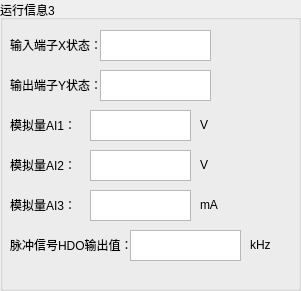
   <widget class="QGroupBox" name="groupBox_9">
    <property name="geometry">
     <rect>
      <x>340</x>
      <y>390</y>
      <width>301</width>
      <height>291</height>
     </rect>
    </property>
    <property name="title">
     <string>运行信息3</string>
    </property>
    <widget class="QLabel" name="dw_42">
     <property name="geometry">
      <rect>
       <x>200</x>
       <y>110</y>
       <width>41</width>
       <height>29</height>
      </rect>
     </property>
     <property name="text">
      <string>V</string>
     </property>
    </widget>
    <widget class="QTextBrowser" name="xState">
     <property name="geometry">
      <rect>
       <x>100</x>
       <y>30</y>
       <width>111</width>
       <height>31</height>
      </rect>
     </property>
     <property name="html">
      <string>&lt;!DOCTYPE HTML PUBLIC &quot;-//W3C//DTD HTML 4.0//EN&quot; &quot;http://www.w3.org/TR/REC-html40/strict.dtd&quot;&gt;
&lt;html&gt;&lt;head&gt;&lt;meta name=&quot;qrichtext&quot; content=&quot;1&quot; /&gt;&lt;style type=&quot;text/css&quot;&gt;
p, li { white-space: pre-wrap; }
&lt;/style&gt;&lt;/head&gt;&lt;body style=&quot; font-family:'SimSun'; font-size:9pt; font-weight:400; font-style:normal;&quot;&gt;
&lt;p style=&quot;-qt-paragraph-type:empty; margin-top:0px; margin-bottom:0px; margin-left:0px; margin-right:0px; -qt-block-indent:0; text-indent:0px;&quot;&gt;&lt;br /&gt;&lt;/p&gt;&lt;/body&gt;&lt;/html&gt;</string>
     </property>
    </widget>
    <widget class="QLabel" name="dw_43">
     <property name="geometry">
      <rect>
       <x>200</x>
       <y>150</y>
       <width>41</width>
       <height>29</height>
      </rect>
     </property>
     <property name="text">
      <string>V</string>
     </property>
    </widget>
    <widget class="QTextBrowser" name="AI_2">
     <property name="geometry">
      <rect>
       <x>90</x>
       <y>150</y>
       <width>101</width>
       <height>31</height>
      </rect>
     </property>
     <property name="html">
      <string>&lt;!DOCTYPE HTML PUBLIC &quot;-//W3C//DTD HTML 4.0//EN&quot; &quot;http://www.w3.org/TR/REC-html40/strict.dtd&quot;&gt;
&lt;html&gt;&lt;head&gt;&lt;meta name=&quot;qrichtext&quot; content=&quot;1&quot; /&gt;&lt;style type=&quot;text/css&quot;&gt;
p, li { white-space: pre-wrap; }
&lt;/style&gt;&lt;/head&gt;&lt;body style=&quot; font-family:'SimSun'; font-size:9pt; font-weight:400; font-style:normal;&quot;&gt;
&lt;p style=&quot;-qt-paragraph-type:empty; margin-top:0px; margin-bottom:0px; margin-left:0px; margin-right:0px; -qt-block-indent:0; text-indent:0px;&quot;&gt;&lt;br /&gt;&lt;/p&gt;&lt;/body&gt;&lt;/html&gt;</string>
     </property>
    </widget>
    <widget class="QLabel" name="s1__lb_58">
     <property name="geometry">
      <rect>
       <x>10</x>
       <y>30</y>
       <width>108</width>
       <height>29</height>
      </rect>
     </property>
     <property name="text">
      <string>输入端子X状态：</string>
     </property>
    </widget>
    <widget class="QLabel" name="s1__lb_59">
     <property name="geometry">
      <rect>
       <x>10</x>
       <y>70</y>
       <width>108</width>
       <height>29</height>
      </rect>
     </property>
     <property name="text">
      <string>输出端子Y状态：</string>
     </property>
    </widget>
    <widget class="QLabel" name="s1__lb_60">
     <property name="geometry">
      <rect>
       <x>10</x>
       <y>110</y>
       <width>108</width>
       <height>29</height>
      </rect>
     </property>
     <property name="text">
      <string>模拟量AI1：</string>
     </property>
    </widget>
    <widget class="QTextBrowser" name="AI_1">
     <property name="geometry">
      <rect>
       <x>90</x>
       <y>110</y>
       <width>101</width>
       <height>31</height>
      </rect>
     </property>
     <property name="html">
      <string>&lt;!DOCTYPE HTML PUBLIC &quot;-//W3C//DTD HTML 4.0//EN&quot; &quot;http://www.w3.org/TR/REC-html40/strict.dtd&quot;&gt;
&lt;html&gt;&lt;head&gt;&lt;meta name=&quot;qrichtext&quot; content=&quot;1&quot; /&gt;&lt;style type=&quot;text/css&quot;&gt;
p, li { white-space: pre-wrap; }
&lt;/style&gt;&lt;/head&gt;&lt;body style=&quot; font-family:'SimSun'; font-size:9pt; font-weight:400; font-style:normal;&quot;&gt;
&lt;p style=&quot;-qt-paragraph-type:empty; margin-top:0px; margin-bottom:0px; margin-left:0px; margin-right:0px; -qt-block-indent:0; text-indent:0px;&quot;&gt;&lt;br /&gt;&lt;/p&gt;&lt;/body&gt;&lt;/html&gt;</string>
     </property>
    </widget>
    <widget class="QLabel" name="s1__lb_61">
     <property name="geometry">
      <rect>
       <x>10</x>
       <y>150</y>
       <width>108</width>
       <height>29</height>
      </rect>
     </property>
     <property name="text">
      <string>模拟量AI2：</string>
     </property>
    </widget>
    <widget class="QTextBrowser" name="yState">
     <property name="geometry">
      <rect>
       <x>100</x>
       <y>70</y>
       <width>111</width>
       <height>31</height>
      </rect>
     </property>
     <property name="html">
      <string>&lt;!DOCTYPE HTML PUBLIC &quot;-//W3C//DTD HTML 4.0//EN&quot; &quot;http://www.w3.org/TR/REC-html40/strict.dtd&quot;&gt;
&lt;html&gt;&lt;head&gt;&lt;meta name=&quot;qrichtext&quot; content=&quot;1&quot; /&gt;&lt;style type=&quot;text/css&quot;&gt;
p, li { white-space: pre-wrap; }
&lt;/style&gt;&lt;/head&gt;&lt;body style=&quot; font-family:'SimSun'; font-size:9pt; font-weight:400; font-style:normal;&quot;&gt;
&lt;p style=&quot;-qt-paragraph-type:empty; margin-top:0px; margin-bottom:0px; margin-left:0px; margin-right:0px; -qt-block-indent:0; text-indent:0px;&quot;&gt;&lt;br /&gt;&lt;/p&gt;&lt;/body&gt;&lt;/html&gt;</string>
     </property>
    </widget>
    <widget class="QLabel" name="s1__lb_62">
     <property name="geometry">
      <rect>
       <x>10</x>
       <y>190</y>
       <width>108</width>
       <height>29</height>
      </rect>
     </property>
     <property name="text">
      <string>模拟量AI3：</string>
     </property>
    </widget>
    <widget class="QTextBrowser" name="AI_3">
     <property name="geometry">
      <rect>
       <x>90</x>
       <y>190</y>
       <width>101</width>
       <height>31</height>
      </rect>
     </property>
     <property name="html">
      <string>&lt;!DOCTYPE HTML PUBLIC &quot;-//W3C//DTD HTML 4.0//EN&quot; &quot;http://www.w3.org/TR/REC-html40/strict.dtd&quot;&gt;
&lt;html&gt;&lt;head&gt;&lt;meta name=&quot;qrichtext&quot; content=&quot;1&quot; /&gt;&lt;style type=&quot;text/css&quot;&gt;
p, li { white-space: pre-wrap; }
&lt;/style&gt;&lt;/head&gt;&lt;body style=&quot; font-family:'SimSun'; font-size:9pt; font-weight:400; font-style:normal;&quot;&gt;
&lt;p style=&quot;-qt-paragraph-type:empty; margin-top:0px; margin-bottom:0px; margin-left:0px; margin-right:0px; -qt-block-indent:0; text-indent:0px;&quot;&gt;&lt;br /&gt;&lt;/p&gt;&lt;/body&gt;&lt;/html&gt;</string>
     </property>
    </widget>
    <widget class="QLabel" name="dw_44">
     <property name="geometry">
      <rect>
       <x>200</x>
       <y>190</y>
       <width>41</width>
       <height>29</height>
      </rect>
     </property>
     <property name="text">
      <string>mA</string>
     </property>
    </widget>
    <widget class="QLabel" name="s1__lb_63">
     <property name="geometry">
      <rect>
       <x>10</x>
       <y>230</y>
       <width>121</width>
       <height>29</height>
      </rect>
     </property>
     <property name="text">
      <string>脉冲信号HDO输出值：</string>
     </property>
    </widget>
    <widget class="QTextBrowser" name="HDO">
     <property name="geometry">
      <rect>
       <x>130</x>
       <y>230</y>
       <width>111</width>
       <height>31</height>
      </rect>
     </property>
     <property name="html">
      <string>&lt;!DOCTYPE HTML PUBLIC &quot;-//W3C//DTD HTML 4.0//EN&quot; &quot;http://www.w3.org/TR/REC-html40/strict.dtd&quot;&gt;
&lt;html&gt;&lt;head&gt;&lt;meta name=&quot;qrichtext&quot; content=&quot;1&quot; /&gt;&lt;style type=&quot;text/css&quot;&gt;
p, li { white-space: pre-wrap; }
&lt;/style&gt;&lt;/head&gt;&lt;body style=&quot; font-family:'SimSun'; font-size:9pt; font-weight:400; font-style:normal;&quot;&gt;
&lt;p style=&quot;-qt-paragraph-type:empty; margin-top:0px; margin-bottom:0px; margin-left:0px; margin-right:0px; -qt-block-indent:0; text-indent:0px;&quot;&gt;&lt;br /&gt;&lt;/p&gt;&lt;/body&gt;&lt;/html&gt;</string>
     </property>
    </widget>
    <widget class="QLabel" name="dw_45">
     <property name="geometry">
      <rect>
       <x>250</x>
       <y>230</y>
       <width>41</width>
       <height>29</height>
      </rect>
     </property>
     <property name="text">
      <string>kHz</string>
     </property>
    </widget>
   </widget>
